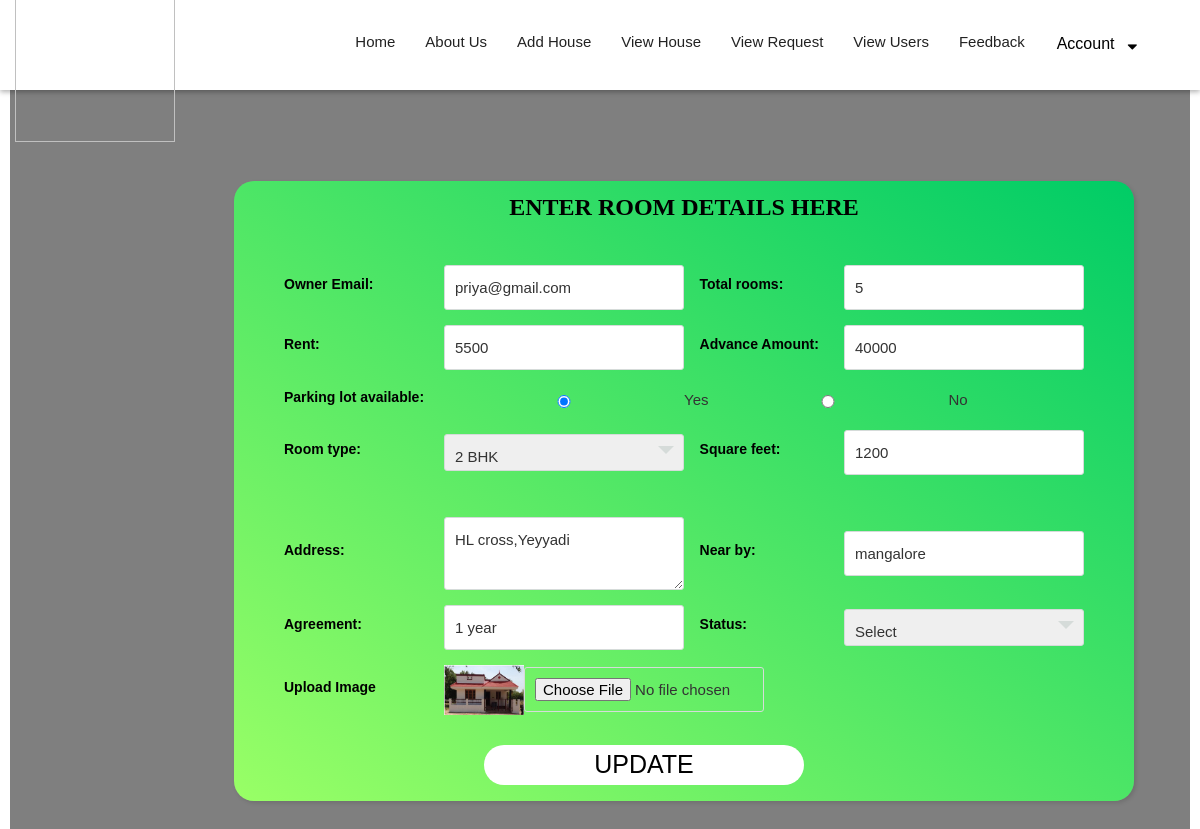
The page /houseupdate.php?update=76 (signed in) on the database its author committed.
### tables this page shows
CREATE TABLE `house` (
  `id` int(100) NOT NULL,
  `Owner` varchar(200) NOT NULL,
  `Totalroom` varchar(200) NOT NULL,
  `Rent` varchar(200) NOT NULL,
  `Advance` varchar(200) NOT NULL,
  `Parking` varchar(200) NOT NULL,
  `Type` varchar(200) NOT NULL,
  `Square` varchar(200) NOT NULL,
  `Address` varchar(500) NOT NULL,
  `Nearby` varchar(200) NOT NULL,
  `Agreement` varchar(400) NOT NULL,
  `image` varchar(200) NOT NULL,
  `rules` varchar(1000) NOT NULL,
  `status` varchar(100) NOT NULL DEFAULT 'AVAILABLE'
);

### houseupdate.php (the view, shortened to what this page needs)
<?php
if(isset($_SESSION['owner']))
{
	$id = $_GET['update'];
?><br>
<!DOCTYPE html>
<html lang="en">
    <link rel="stylesheet" href="css/bootstrap.min.css">
    <link rel="stylesheet" href="style.css">
    <link rel="stylesheet" href="css/colors.css">
    <link rel="stylesheet" href="css/versions.css">
    <link rel="stylesheet" href="css/responsive.css">
    <link rel="stylesheet" href="css/custom.css">
</head>
<body class="realestate_version">
   <?php include('ownerheader.php')?>
	<div class="parallax first-section" >
        <div class="container">
            <div class="row">
                <div class="col-md-6 wow slideInLeft hidden-xs hidden-sm" style="margin-top:100px;">
				<?php
					include 'config.php';
					$sql1 = "select * from house where id='".$id."'";
					$result1 = mysqli_query($con,$sql1);
					$num1=mysqlI_num_rows($result1);
					if($num1 > 0)
					{
						while($row1 = mysqli_fetch_array($result1))
						{
							$totalroom=$row1['Totalroom'];
							$rent=$row1['Rent'];
							$advance=$row1['Advance'];
							$parking=$row1['Parking'];
							$types=$row1['Type'];
                            $square=$row1['Square'];
						    $address=$row1['Address'];
							$nearby=$row1['Nearby'];
							$agreement=$row1['Agreement'];
						    $image_name=$row1['image'];
							$status=$row1['status'];
			?>
				<div class="wrapper" style="margin-top:100px;">
    <div class="title">
      Enter Room Details Here
    </div>
    <div class="form" >
     <form action="#" method="POST" enctype="multipart/form-data">
		    <div class="inputfield">
          <label>Owner Email:</label>
          <input type="text" class="input" name="owner" value="<?php echo $_SESSION['owner'];?> ">
		  <label>&nbsp;&nbsp;&nbsp;&nbsp;Total rooms:</label>
          <input type="text" class="input" name="totalroom" value="<?php echo $totalroom;?>">
       </div>
	   <div class="inputfield">
          <label>Rent:</label>
          <input type="text" class="input" name="rent" value="<?php echo $rent;?>">
		  <label>&nbsp;&nbsp;&nbsp;&nbsp;Advance Amount:</label>
          <input type="text" class="input" name="advance" value="<?php echo $advance;?>">
       </div>
	   <div class="inputfield">
          <label>Parking lot available:</label>
          <input type="radio" class="input" value="yes" name="parking" <?php if($parking=='yes'){?> checked="check"<?php }?>>Yes
		  <input type="radio" class="input" name="parking" value="no" <?php if($parking=='no'){?> checked="check"<?php }?>>No
<br>
       </div>
        <div class="inputfield">
          <label>Room type:</label>
          <div class="custom_select">
            <select id="ddlModels" name="types" value="<?php echo $types;?> ">
              <option value="2 BHK" <?php if($types=='2 BHK'){?> selected="true"<?php }?>>2 BHK</option>
            </select>
          </div><br>
		  <label>&nbsp;&nbsp;&nbsp;&nbsp;Square feet:</label>
          <input type="text" class="input" name="square" value="<?php echo $square;?>">
       </div>
	    <br>
      <div class="inputfield">
	  <label>Address:</label>
          <textarea class="input" name="address"><?php echo $address;?></textarea>
          <label>&nbsp;&nbsp;&nbsp;&nbsp;Near by:</label>
          <input type="text" class="input" name="nearby" value="<?php echo $nearby;?>">
		  </div>
		  <div class="inputfield">
		  <label>Agreement:</label>
          <input type="text" class="input" name="agreement" value="<?php echo $agreement;?>">
		  <label>&nbsp;&nbsp;&nbsp;&nbsp;Status:</label>
          <div class="custom_select">
            <select id="ddlModels" name="status" value="<?php echo $status;?> ">
              <option value="">Select</option>
            </select>
		  </div>
		   </div>
     <div class="inputfield">
           <label>Upload Image</label>
		  <img src="uploads/<?php echo $image_name;?>" style="width:80px;height:50px;">
    <input type="file" class="input" name="image" value="<?php echo $image_name;?>"><br>
       </div>
   <div class="inputfield" style="height:70px;align:center;">
     <input type="submit" value="UPDATE" class="btn" name="update">
         <br><br>
         <br><br>
      </div>
	   </form>
                </div>
				<?php
						}
					}
					?>
				<div class="col-md-6 col-sm-12">
                </div>
            </div>
        </div>
    </div>
                        </div>
                        </div>
</body>
</html>
<?php
}
else
{
	echo "<script> location.href='ownerlogin.php'; </script>";
}
?>

### style.css (style rules this page uses)
body { color: #333; font-size: 15px; font-family: 'Noto Sans', sans-serif; line-height: 1.80857; }
a, .btn { text-decoration: none !important; outline: none !important; -webkit-transition: all .3s ease-in-out; -moz-transition: all .3s ease-in-out; -ms-transition: all .3s ease-in-out; -o-transition: all .3s ease-in-out; transition: all .3s ease-in-out; }
input, textarea { outline: none; box-shadow: none; transition: all 0.3s ease-in-out; }
.parallax { background-attachment: fixed; background-size: cover; height: 100%; padding: 120px 0; position: relative; width: 100%; }
.first-section { display: block; position: relative; overflow:hidden; }
.first-section::before { content: ""; position: absolute; width: 100%; height: 100%; top: 0px; left: 0px; background: rgba(0,0,0,0.5); }
.btn { border: 0 !important; }

### css/versions.css (style rules this page uses)
body.realestate_version .first-section { display: block; position: relative; display: -webkit-box; display: -ms-flexbox; display: flex; -webkit-box-align: center; -ms-flex-align: center; align-items: center; }

### css/responsive.css (style rules this page uses)
@media (max-width: 1200px) { .container { width: 90%; } }

### css/slideshow.css (style rules this page uses)
html { min-height: 100%; }
body, html { height: 100%; }

### houseupdate.php (style rules this page uses)
* { margin: 0; padding: 0; box-sizing: border-box; font-family: 'Montserrat', sans-serif; }
body { padding: 0 10px; }
.wrapper { width: 900px; margin: 180px 150px; box-shadow: 2px 2px 4px rgba(0,0,0,0.125); padding: 5px 50px; background: linear-gradient(to bottom left, #00cc66 0%, #99ff66 100%); height:620px; border-radius:20px; }
.wrapper .title { font-size: 24px; font-weight: 700; margin-bottom: 35px; color:black; text-transform: uppercase; text-align: center; font-family:Montserrat; }
.wrapper .form { width: 100%; }
.wrapper .form .inputfield { margin-bottom: 15px; display: flex; align-items: center; }
.wrapper .form .inputfield label { width: 150px; color: #000000; margin-right: 10px; font-size: 14px; }
.wrapper .form .inputfield .input, .wrapper .form .inputfield .textarea { width: 30%; outline: none; border: 1px solid #d5dbd9; font-size: 15px; padding: 8px 10px; border-radius: 3px; transition: all 0.3s ease; }
.wrapper .form .inputfield .custom_select { position: relative; width: 30%; height: 37px; }
.wrapper .form .inputfield .custom_select:before { content: ""; position: absolute; top: 12px; right: 10px; border: 8px solid; border-color: #d5dbd9 transparent transparent transparent; pointer-events: none; }
.wrapper .form .inputfield .custom_select select { -webkit-appearance: none; -moz-appearance: none; appearance: none; outline: none; width: 100%; height: 100%; border: 0px; padding: 8px 10px; font-size: 15px; border: 1px solid #d5dbd9; border-radius: 3px; }
.wrapper .form .inputfield .btn { width: 40%; padding:2px ; font-size: 25px; border: 20px; background: white; color: black; cursor: pointer; border-radius: 20px; outline: none; margin:10px 200px; }
.wrapper .form .inputfield:last-child { margin-bottom: 0; }

### rows shown on the page
house: totalroom "5", rent "5500", advance "40000", Parking "☑", types "2 BHK", square "1200", address "HL cross,Yeyyadi", nearby "mangalore", agreement "1 year", image (picture)
